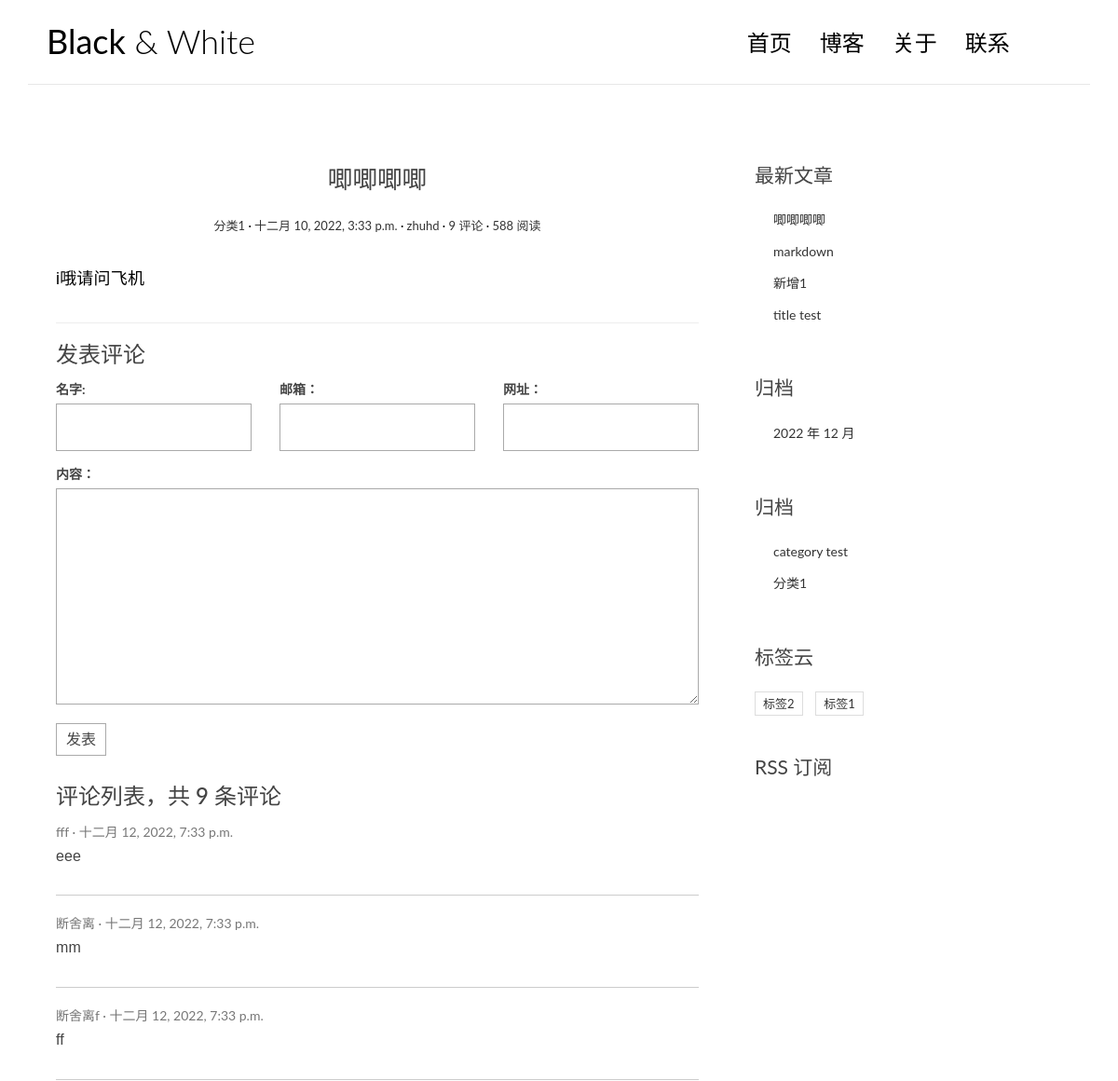
Page /post/4/ (upper part) on the earlier database version.
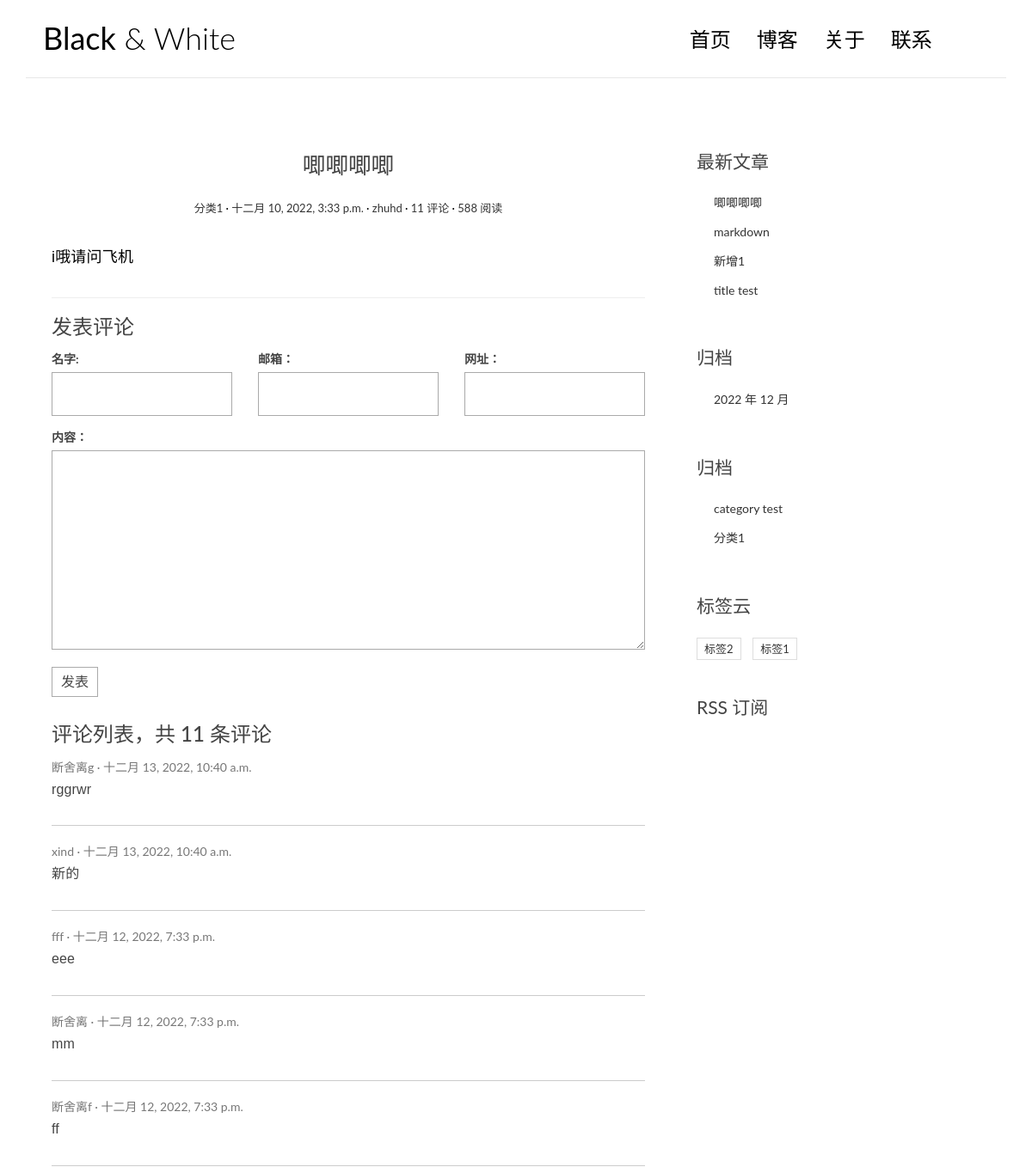
Same page on the later database version.
### blog/models.py (models this page shows, shortened)
class Post(models.Model):
    title = models.CharField('标题', max_length=70)
    body = models.TextField('正文')
    excerpt = models.CharField('摘要', max_length=200, blank=True)
    category = models.ForeignKey(Category, verbose_name = '分类', on_delete=models.CASCADE)
    tags = models.ManyToManyField(Tag, verbose_name = '标签', blank=True)
    author = models.ForeignKey(User,  verbose_name = '作者', on_delete=models.CASCADE)
    created = models.DateTimeField('创建时间', default=timezone.now)
    updated = models.DateTimeField('修改时间')
    class Meta:
        verbose_name = '文章'
        verbose_name_plural = verbose_name
        ordering = ['-created']
    def get_absolute_url(self):
        return reverse('blog:detail', kwargs={'pk': self.pk})

class Category(models.Model):
    name = models.CharField(max_length=100)
    class Meta:
        verbose_name = '分类'
        verbose_name_plural = verbose_name

class Tag(models.Model):
    name = models.CharField(max_length=100)
    class Meta:
        verbose_name = '标签'
        verbose_name_plural = verbose_name

### comments/models.py (models this page shows, shortened)
class Comment(models.Model):
    name = models.CharField('名字', max_length=50)
    email = models.EmailField('邮箱')
    url = models.URLField('网址', blank=True)
    text = models.TextField('内容')
    created = models.DateTimeField('创建时间', default=timezone.now())
    post = models.ForeignKey('blog.post', verbose_name='', on_delete=models.CASCADE)
    class Meta:
        verbose_name = '评论'
        verbose_name_plural = verbose_name
        ordering = ['-created']

### blog/views.py (the view)
# urls.py: path('post/<int:pk>/', views.detail, name='detail'),
def detail(request, pk):
    post = get_object_or_404(Post, pk=pk)
    md = markdown.Markdown(extensions=[
        'markdown.extensions.extra',
        'markdown.extensions.fenced_code',
        TocExtension(slugify=slugify),
    ])
    post.body = md.convert(post.body)
    m = re.search(r'<div class="toc">\s*<ul>(.*)</ul>\s</div>', md.toc, re.S)
    post.toc = m.group(1) if m is not None else ''
    return render(request, 'blog/detail.html', context={'post': post})

### comments/forms.py
class CommentForm(forms.ModelForm):
    class Meta:
        model = Comment
        fields = ['name', 'email', 'url', 'text']

### blog/templatetags/blog_extras.py (called while the page is built)
@register.inclusion_tag('blog/inclusions/_recent_posts.html', takes_context=True)
def show_recent_posts(context, num=5):
    return {
        'recent_post_list': Post.objects.all()[:num],
    }

@register.inclusion_tag('blog/inclusions/_archives.html', takes_context=True)
def show_archives(context):
    return {
        'date_list': Post.objects.dates('created', 'month'),
    }

@register.inclusion_tag('blog/inclusions/_tags.html', takes_context=True)
def show_tags(context):
    return {
        'tag_list': Tag.objects.all(),
    }

@register.inclusion_tag('blog/inclusions/_categories.html', takes_context=True)
def show_categories(context):
    return {
        'category_list': Category.objects.all(),
    }

### comments/templatetags/comments_extras.py (called while the page is built)
@register.inclusion_tag('comments/inclusions/_form.html', takes_context=True)
def show_comment_form(context, post, form=None):
    if form is None:
        form = CommentForm()
    return {
        'form': form,
        'post': post,
    }

### templates/blog/detail.html (shortened to what this page needs)
{% extends 'base.html' %}
{% load comments_extras %}
{% block main %}
<article class="post post-{{ post.pk }}">
    <header class="entry-header">
        <h1 class="entry-title">{{ post.title }}</h1>
        <div class="entry-meta">
            <span class="post-category"><a href="#">{{ post.category.name }}</a></span>
            <span class="post-date"><a href="#"><time class="entry-date"
                                                      datetime="{{ post.created }}">{{ post.created }}</time></a></span>
            <span class="post-author"><a href="#">{{ post.author }}</a></span>
            <span class="comments-link"><a href="#comment-area">{{ post.comment_set.count }} 评论</a></span>
            <span class="views-count"><a href="#">588 阅读</a></span>
        </div>
    </header>
    <div class="entry-content clearfix">
        {{ post.body|safe }}
    </div>
</article>
<section class="comment-area" id="comment-area">
    <hr>
    <h3>发表评论</h3>
    {% show_comment_form post %}
    <div class="comment-list-panel">
    {% show_comments post %}
    </div>
</section>
{% endblock main %}

### templates/comments/inclusions/_list.html
<h3>评论列表，共 <span>{{ comment_count }}</span> 条评论</h3>
<ul class="comment-list list-unstyled">
  {% for comment in comment_list %}
  <li class="comment-item">
    <span class="nickname">{{ comment.name }}</span>
    <time class="submit-date" datetime="{{ comment.created }}">{{ comment.created }}</time>
    <div class="text">
      {{ comment.text|linebreaks }}
    </div>
  </li>
  {% empty %}
  暂无评论
  {% endfor %}
</ul>

### templates/blog/inclusions/_recent_posts.html
<div class="widget widget-recent-posts">
  <h3 class="widget-title">最新文章</h3>
  <ul>
    {% for post in recent_post_list %}
    <li>
      <a href="{{ post.get_absolute_url }}">{{ post.title }}</a>
    </li>
    {% empty %}
    暂无文章
    {% endfor %}
  </ul>
</div>

### templates/blog/inclusions/_categories.html
<div class="widget widget-recent-posts">
  <h3 class="widget-title">归档</h3>
  <ul>
    {% for category in category_list %}
    <li>
      <a href="{% url 'blog:category' category.pk %}">{{ category.name }}</a>
    </li>
    {% empty %}
    暂无分类
    {% endfor %}
  </ul>
</div>

### templates/blog/inclusions/_tags.html
<div class="widget widget-tag-cloud">
  <h3 class="widget-title">标签云</h3>
  <ul>
    {% for tag in tag_list %}
      <li>
        <a href="{% url 'blog:tag' tag.pk %}" }>{{ tag.name }}</a>
      </li>
    {% empty %}
      暂无标签！
    {% endfor %}
  </ul>
</div>

Differences in the rows shown:
computed for Post "唧唧唧唧": comment_set.count "9" → "11"
added Comment: name "断舍离g", created "十二月 13, 2022, 10:40 a.m.", text "rggrwr"
added Comment: name "xind", created "十二月 13, 2022, 10:40 a.m.", text "新的"
Other differences:
{{ comment_count }}: "9" → "11"
